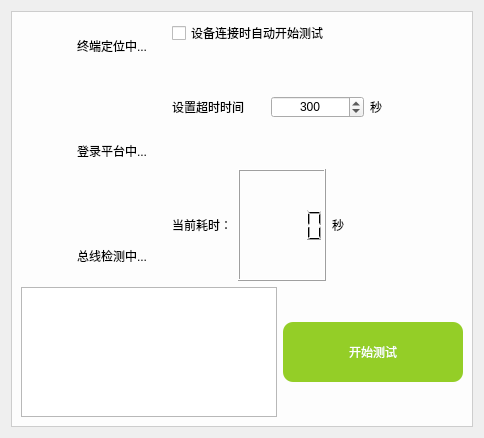
       <widget class="QWidget" name="page_6">
        <layout class="QGridLayout" name="gridLayout_4">
         <item row="0" column="0">
          <widget class="QFrame" name="frame_factory">
           <property name="styleSheet">
            <string notr="true">#frame_factory
{
background-color: rgba(255, 255, 255, 220);
}</string>
           </property>
           <property name="frameShape">
            <enum>QFrame::StyledPanel</enum>
           </property>
           <property name="frameShadow">
            <enum>QFrame::Raised</enum>
           </property>
           <layout class="QVBoxLayout" name="verticalLayout_7" stretch="2,1">
            <item>
             <layout class="QHBoxLayout" name="horizontalLayout_14" stretch="1,2">
              <item>
               <layout class="QVBoxLayout" name="verticalLayout_5">
                <item>
                 <layout class="QHBoxLayout" name="horizontalLayout_10">
                  <item>
                   <widget class="QLabel" name="gps_icon">
                    <property name="minimumSize">
                     <size>
                      <width>50</width>
                      <height>50</height>
                     </size>
                    </property>
                    <property name="maximumSize">
                     <size>
                      <width>50</width>
                      <height>50</height>
                     </size>
                    </property>
                    <property name="styleSheet">
                     <string notr="true">border-image: url(:/new/prefix1/pictures/定位中.png);</string>
                    </property>
                    <property name="text">
                     <string/>
                    </property>
                   </widget>
                  </item>
                  <item>
                   <widget class="QLabel" name="factory_check_gps_label">
                    <property name="styleSheet">
                     <string notr="true">color: rgb(0, 0, 0);
font: 25 16pt &quot;Microsoft YaHei UI Light&quot;;</string>
                    </property>
                    <property name="text">
                     <string>终端定位中...</string>
                    </property>
                   </widget>
                  </item>
                 </layout>
                </item>
                <item>
                 <spacer name="verticalSpacer_7">
                  <property name="orientation">
                   <enum>Qt::Vertical</enum>
                  </property>
                  <property name="sizeHint" stdset="0">
                   <size>
                    <width>20</width>
                    <height>18</height>
                   </size>
                  </property>
                 </spacer>
                </item>
                <item>
                 <layout class="QHBoxLayout" name="horizontalLayout_11">
                  <item>
                   <widget class="QLabel" name="login_icon">
                    <property name="minimumSize">
                     <size>
                      <width>50</width>
                      <height>50</height>
                     </size>
                    </property>
                    <property name="maximumSize">
                     <size>
                      <width>50</width>
                      <height>50</height>
                     </size>
                    </property>
                    <property name="styleSheet">
                     <string notr="true">border-image: url(:/new/prefix1/pictures/登录中.png);</string>
                    </property>
                    <property name="text">
                     <string/>
                    </property>
                   </widget>
                  </item>
                  <item>
                   <widget class="QLabel" name="factory_check_login_label">
                    <property name="styleSheet">
                     <string notr="true">color: rgb(0, 0, 0);
font: 25 16pt &quot;Microsoft YaHei UI Light&quot;;</string>
                    </property>
                    <property name="text">
                     <string>登录平台中...</string>
                    </property>
                   </widget>
                  </item>
                 </layout>
                </item>
                <item>
                 <spacer name="verticalSpacer_8">
                  <property name="orientation">
                   <enum>Qt::Vertical</enum>
                  </property>
                  <property name="sizeHint" stdset="0">
                   <size>
                    <width>20</width>
                    <height>18</height>
                   </size>
                  </property>
                 </spacer>
                </item>
                <item>
                 <layout class="QHBoxLayout" name="horizontalLayout_12">
                  <item>
                   <widget class="QLabel" name="bus_icon">
                    <property name="minimumSize">
                     <size>
                      <width>50</width>
                      <height>50</height>
                     </size>
                    </property>
                    <property name="maximumSize">
                     <size>
                      <width>50</width>
                      <height>50</height>
                     </size>
                    </property>
                    <property name="styleSheet">
                     <string notr="true">border-image: url(:/new/prefix1/pictures/总线检测中.png);</string>
                    </property>
                    <property name="text">
                     <string/>
                    </property>
                   </widget>
                  </item>
                  <item>
                   <widget class="QLabel" name="factory_check_bus_label">
                    <property name="styleSheet">
                     <string notr="true">color: rgb(0, 0, 0);
font: 25 16pt &quot;Microsoft YaHei UI Light&quot;;</string>
                    </property>
                    <property name="text">
                     <string>总线检测中...</string>
                    </property>
                   </widget>
                  </item>
                 </layout>
                </item>
               </layout>
              </item>
              <item>
               <layout class="QVBoxLayout" name="verticalLayout_6" stretch="1,1,1">
                <item>
                 <widget class="QCheckBox" name="checkBox_autotest">
                  <property name="styleSheet">
                   <string notr="true">color: rgb(0, 0, 0);
font: 25 16pt &quot;Microsoft YaHei UI Light&quot;;</string>
                  </property>
                  <property name="text">
                   <string>设备连接时自动开始测试</string>
                  </property>
                 </widget>
                </item>
                <item>
                 <layout class="QHBoxLayout" name="horizontalLayout_9">
                  <item>
                   <widget class="QLabel" name="label_12">
                    <property name="styleSheet">
                     <string notr="true">color: rgb(0, 0, 0);
font: 25 16pt &quot;Microsoft YaHei UI Light&quot;;</string>
                    </property>
                    <property name="text">
                     <string>设置超时时间</string>
                    </property>
                    <property name="alignment">
                     <set>Qt::AlignLeading|Qt::AlignLeft|Qt::AlignVCenter</set>
                    </property>
                   </widget>
                  </item>
                  <item>
                   <widget class="QSpinBox" name="remind_time_spinBox">
                    <property name="styleSheet">
                     <string notr="true">color: rgb(0, 0, 0);
font: 25 16pt &quot;Microsoft YaHei UI Light&quot;;</string>
                    </property>
                    <property name="alignment">
                     <set>Qt::AlignCenter</set>
                    </property>
                    <property name="minimum">
                     <number>1</number>
                    </property>
                    <property name="maximum">
                     <number>99999</number>
                    </property>
                    <property name="value">
                     <number>300</number>
                    </property>
                   </widget>
                  </item>
                  <item>
                   <widget class="QLabel" name="label_13">
                    <property name="styleSheet">
                     <string notr="true">color: rgb(0, 0, 0);
font: 25 16pt &quot;Microsoft YaHei UI Light&quot;;</string>
                    </property>
                    <property name="text">
                     <string>秒</string>
                    </property>
                   </widget>
                  </item>
                 </layout>
                </item>
                <item>
                 <layout class="QGridLayout" name="gridLayout_5" columnstretch="1,2,3">
                  <item row="0" column="2">
                   <widget class="QLabel" name="label_18">
                    <property name="styleSheet">
                     <string notr="true">color: rgb(0, 0, 0);
font: 25 24pt &quot;Microsoft YaHei UI Light&quot;;</string>
                    </property>
                    <property name="text">
                     <string>秒</string>
                    </property>
                   </widget>
                  </item>
                  <item row="0" column="0">
                   <widget class="QLabel" name="label_17">
                    <property name="styleSheet">
                     <string notr="true">color: rgb(0, 0, 0);
font: 25 24pt &quot;Microsoft YaHei UI Light&quot;;</string>
                    </property>
                    <property name="text">
                     <string>当前耗时：</string>
                    </property>
                    <property name="alignment">
                     <set>Qt::AlignLeading|Qt::AlignLeft|Qt::AlignVCenter</set>
                    </property>
                   </widget>
                  </item>
                  <item row="0" column="1">
                   <widget class="QLCDNumber" name="lcdNumber">
                    <property name="sizePolicy">
                     <sizepolicy hsizetype="Preferred" vsizetype="Expanding">
                      <horstretch>0</horstretch>
                      <verstretch>0</verstretch>
                     </sizepolicy>
                    </property>
                    <property name="styleSheet">
                     <string notr="true"/>
                    </property>
                    <property name="smallDecimalPoint">
                     <bool>false</bool>
                    </property>
                    <property name="mode">
                     <enum>QLCDNumber::Dec</enum>
                    </property>
                    <property name="segmentStyle">
                     <enum>QLCDNumber::Filled</enum>
                    </property>
                    <property name="value" stdset="0">
                     <double>0.000000000000000</double>
                    </property>
                    <property name="intValue" stdset="0">
                     <number>0</number>
                    </property>
                   </widget>
                  </item>
                 </layout>
                </item>
               </layout>
              </item>
             </layout>
            </item>
            <item>
             <layout class="QHBoxLayout" name="horizontalLayout_13">
              <item>
               <widget class="QTextBrowser" name="factory_test_record"/>
              </item>
              <item>
               <widget class="QPushButton" name="factory_test_bt">
                <property name="minimumSize">
                 <size>
                  <width>180</width>
                  <height>60</height>
                 </size>
                </property>
                <property name="maximumSize">
                 <size>
                  <width>180</width>
                  <height>60</height>
                 </size>
                </property>
                <property name="styleSheet">
                 <string notr="true">QPushButton:enabled
{
    border-radius: 10px;
	color: rgb(255, 255, 255);
	font: 75 22pt &quot;Microsoft YaHei UI&quot;;
	background-color: rgba(148, 206, 39, 255);
}
QPushButton:hover
{
	border-radius: 10px;
	color: rgb(255, 255, 255);
	font: 75 22pt &quot;Microsoft YaHei UI&quot;;
	background-color: rgba(148, 206, 39, 220);
}</string>
                </property>
                <property name="text">
                 <string>开始测试</string>
                </property>
               </widget>
              </item>
             </layout>
            </item>
           </layout>
          </widget>
         </item>
        </layout>
       </widget>
